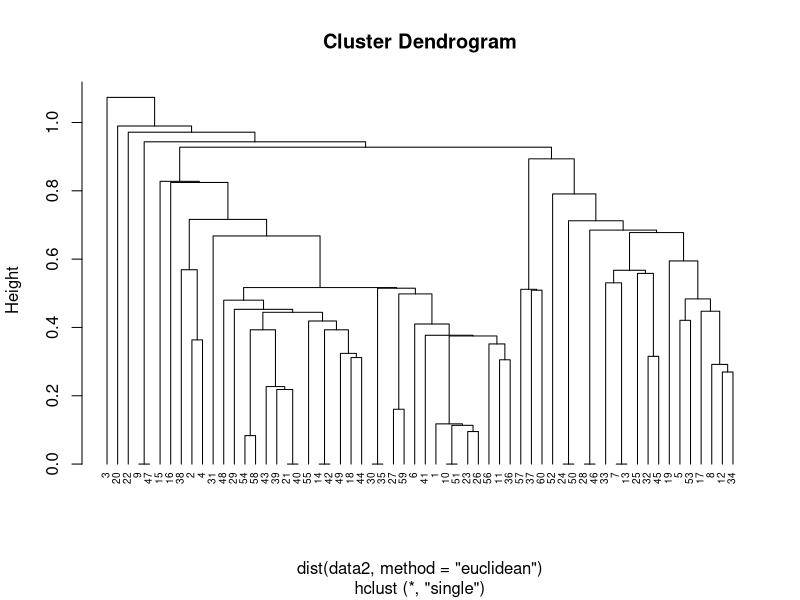

R code for this plot:
data = read.csv("customer.csv", header=TRUE)
head(data)
str(data)

x <- factor(data$Sex)
str(x)
data$Sex <- x
str(data)

data2 = scale(
  data[, -c(1, 4)]
)

head(data2)

hc = hclust(
  dist(data2,
       method="euclidean"),
  method = "single"
)

hc

plot(hc,
     hang = -0.1,
     cex = 0.6)
